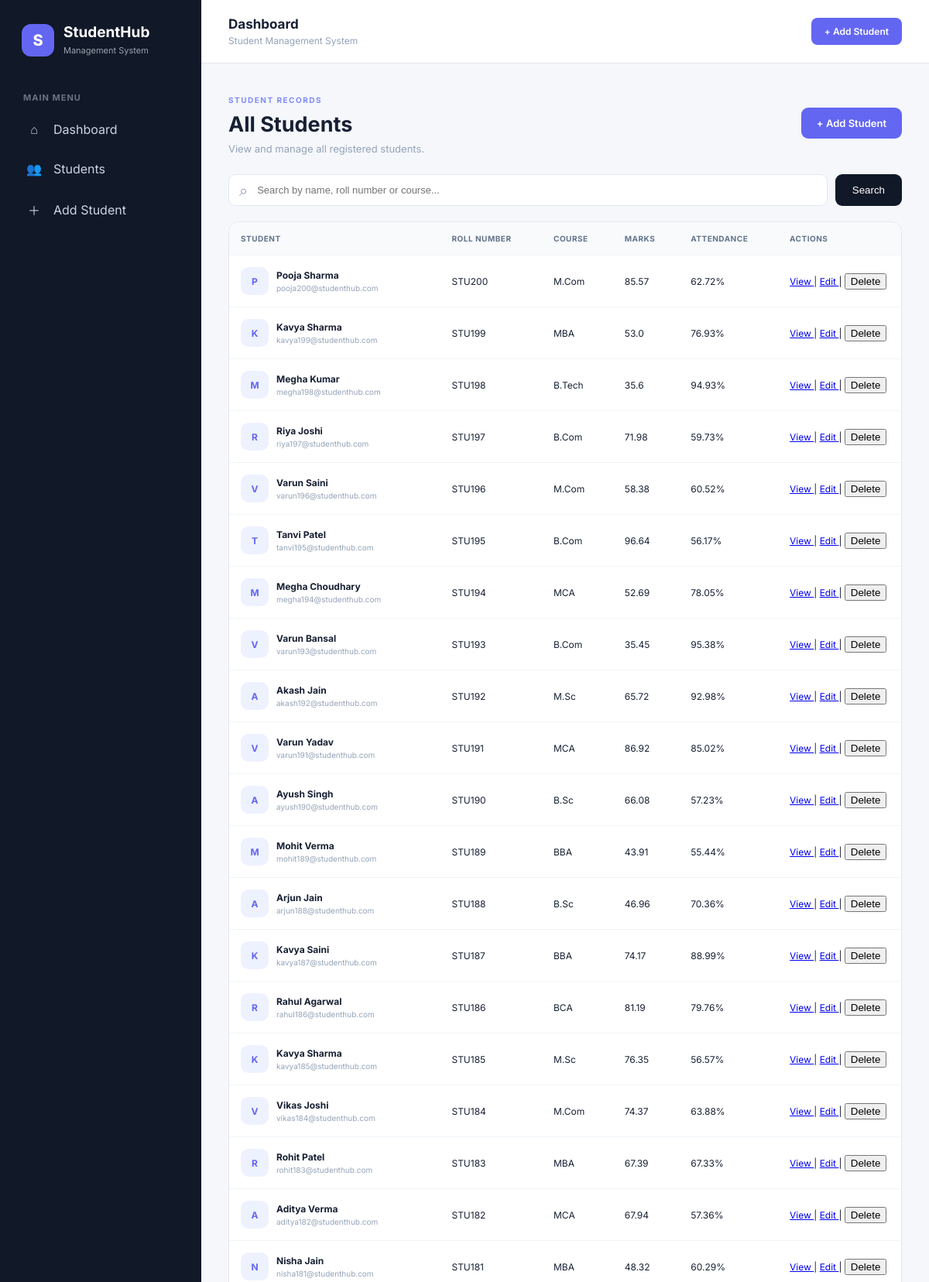
/students (upper part), run on the app's committed database.
### tables this page shows
CREATE TABLE students (
            id INTEGER PRIMARY KEY AUTOINCREMENT,
            name TEXT NOT NULL,
            roll TEXT NOT NULL UNIQUE,
            email TEXT NOT NULL,
            course TEXT NOT NULL,
            age INTEGER,
            phone TEXT,
            attendance REAL DEFAULT 0,
            marks REAL DEFAULT 0
        );

### app.py (the view)
@app.route("/students")
def view_students():
    search = request.args.get("search", "")
    conn = get_db_connection()
    if search:
        students = conn.execute("""
            SELECT * FROM students
            WHERE name LIKE ?
            OR roll LIKE ?
            OR course LIKE ?
        """, (
            "%" + search + "%",
            "%" + search + "%",
            "%" + search + "%"
        )).fetchall()
    else:
        students = conn.execute(
            "SELECT * FROM students ORDER BY id DESC"
        ).fetchall()
    conn.close()
    return render_template(
        "students.html",
        students=students,
        search=search
    )

### app.py (called while the page is built)
def get_db_connection():
    conn = sqlite3.connect(DATABASE)
    conn.row_factory = sqlite3.Row
    return conn

@app.context_processor
def utility_functions():
    return dict(calculate_grade=calculate_grade)

### templates/students.html (shortened to what this page needs)
{% extends "base.html" %}
{% block content %}
<div class="page-title">
    <div>
        <span class="welcome-tag">
            STUDENT RECORDS
        </span>
        <h1>All Students</h1>
        <p>
            View and manage all registered students.
        </p>
    </div>
    <a href="{{ url_for('add_student') }}" class="primary-btn">
        + Add Student
    </a>
</div>
<form
    method="GET"
    action="{{ url_for('view_students') }}"
    class="search-container"
>
    <div class="search-input">
        <span>⌕</span>
        <input
            type="text"
            name="search"
            placeholder="Search by name, roll number or course..."
            value="{{ search }}"
        >
    </div>
    <button type="submit" class="search-btn">
        Search
    </button>
</form>
{% if students %}
<div class="table-container">
    <table>
        <thead>
            <tr>
                <th>Student</th>
                <th>Roll Number</th>
                <th>Course</th>
                <th>Marks</th>
                <th>Attendance</th>
                <th>Actions</th>
            </tr>
        </thead>
        <tbody>
        {% for student in students %}
            <tr>
                <td>
                    <div class="student-name">
                        <div class="avatar">
                            {{ student["name"][0].upper() }}
                        </div>
                        <div>
                            <strong>
                                {{ student["name"] }}
                            </strong>
                            <small>
                                {{ student["email"] }}
                            </small>
                        </div>
                    </div>
                </td>
                <td>
                    {{ student["roll"] }}
                </td>
                <td>
                    {{ student["course"] }}
                </td>
                <td>
                    {{ student["marks"] }}
                </td>
                <td>
                    {{ student["attendance"] }}%
                </td>
                <td>
                    <a href="{{ url_for(
                        'student_details',
                        student_id=student['id']
                    ) }}">
                        View
                    </a>
                    |
                    <a href="{{ url_for(
                        'edit_student',
                        student_id=student['id']
                    ) }}">
                        Edit
                    </a>
                    |
                    <form
                        action="{{ url_for(
                            'delete_student',
                            student_id=student['id']
                        ) }}"
                        method="POST"
                        style="display:inline;"
                    >
                        <button
                            type="submit"
                            onclick="return confirm('Delete this student?')"
                        >
                            Delete
                        </button>
                    </form>
                </td>
            </tr>
        {% endfor %}
        </tbody>
    </table>
</div>
{% endif %}
{% endblock %}

### static/style.css (style rules this page uses)
* { box-sizing: border-box; }
body { margin: 0; font-family: 'Inter', Arial, sans-serif; background: #f5f7fb; color: #172033; }
.primary-btn { display: inline-block; background: #6366f1; color: white; border: none; padding: 12px 20px; border-radius: 9px; font-size: 13px; font-weight: 600; text-decoration: none; cursor: pointer; transition: 0.2s; }
.welcome-tag { font-size: 10px; font-weight: 700; letter-spacing: 1.5px; color: #818cf8; }
.page-title { display: flex; justify-content: space-between; align-items: center; margin-bottom: 25px; }
.page-title h1, .form-heading h1 { margin: 7px 0; font-size: 27px; }
.page-title p, .form-heading p { margin: 0; color: #94a3b8; font-size: 13px; }
.search-container { display: flex; gap: 10px; margin-bottom: 20px; }
.search-input { background: white; border: 1px solid #e2e8f0; border-radius: 9px; display: flex; align-items: center; padding: 0 13px; flex: 1; }
.search-input span { color: #94a3b8; font-size: 20px; }
.search-input input { border: none; outline: none; padding: 12px; width: 100%; font-size: 13px; }
.search-btn { border: none; background: #111827; color: white; padding: 0 22px; border-radius: 9px; cursor: pointer; }
.table-container { background: white; border: 1px solid #e5e7eb; border-radius: 14px; overflow-x: auto; }
table { width: 100%; border-collapse: collapse; min-width: 900px; }
th { background: #f8fafc; color: #64748b; font-size: 10px; letter-spacing: 0.5px; text-transform: uppercase; padding: 15px; text-align: left; }
td { padding: 15px; border-top: 1px solid #f1f5f9; font-size: 12px; }
.student-name { display: flex; align-items: center; gap: 10px; }
.student-name small { display: block; color: #94a3b8; margin-top: 3px; }
.avatar { width: 36px; height: 36px; background: #eef2ff; color: #6366f1; border-radius: 10px; display: flex; align-items: center; justify-content: center; font-weight: 700; }

### data on the page
students: name "P", name "Pooja Sharma", email "pooja200@studenthub.com", roll "STU200", course "M.Com", marks "85.57", attendance "62.72"
students: name "K", name "Kavya Sharma", email "kavya199@studenthub.com", roll "STU199", course "MBA", marks "53.0", attendance "76.93"
students: name "M", name "Megha Kumar", email "megha198@studenthub.com", roll "STU198", course "B.Tech", marks "35.6", attendance "94.93"
students: name "R", name "Riya Joshi", email "riya197@studenthub.com", roll "STU197", course "B.Com", marks "71.98", attendance "59.73"
students: name "V", name "Varun Saini", email "varun196@studenthub.com", roll "STU196", course "M.Com", marks "58.38", attendance "60.52"
students: name "T", name "Tanvi Patel", email "tanvi195@studenthub.com", roll "STU195", course "B.Com", marks "96.64", attendance "56.17"
students: name "M", name "Megha Choudhary", email "megha194@studenthub.com", roll "STU194", course "MCA", marks "52.69", attendance "78.05"
students: name "V", name "Varun Bansal", email "varun193@studenthub.com", roll "STU193", course "B.Com", marks "35.45", attendance "95.38"
students: name "A", name "Akash Jain", email "akash192@studenthub.com", roll "STU192", course "M.Sc", marks "65.72", attendance "92.98"
students: name "V", name "Varun Yadav", email "varun191@studenthub.com", roll "STU191", course "MCA", marks "86.92", attendance "85.02"
students: name "A", name "Ayush Singh", email "ayush190@studenthub.com", roll "STU190", course "B.Sc", marks "66.08", attendance "57.23"
students: name "M", name "Mohit Verma", email "mohit189@studenthub.com", roll "STU189", course "BBA", marks "43.91", attendance "55.44"
students: name "A", name "Arjun Jain", email "arjun188@studenthub.com", roll "STU188", course "B.Sc", marks "46.96", attendance "70.36"
students: name "K", name "Kavya Saini", email "kavya187@studenthub.com", roll "STU187", course "BBA", marks "74.17", attendance "88.99"
students: name "R", name "Rahul Agarwal", email "rahul186@studenthub.com", roll "STU186", course "BCA", marks "81.19", attendance "79.76"
students: name "K", name "Kavya Sharma", email "kavya185@studenthub.com", roll "STU185", course "M.Sc", marks "76.35", attendance "56.57"
students: name "V", name "Vikas Joshi", email "vikas184@studenthub.com", roll "STU184", course "M.Com", marks "74.37", attendance "63.88"
students: name "R", name "Rohit Patel", email "rohit183@studenthub.com", roll "STU183", course "MBA", marks "67.39", attendance "67.33"
students: name "A", name "Aditya Verma", email "aditya182@studenthub.com", roll "STU182", course "MCA", marks "67.94", attendance "57.36"
students: name "N", name "Nisha Jain", email "nisha181@studenthub.com", roll "STU181", course "MBA", marks "48.32", attendance "60.29"
